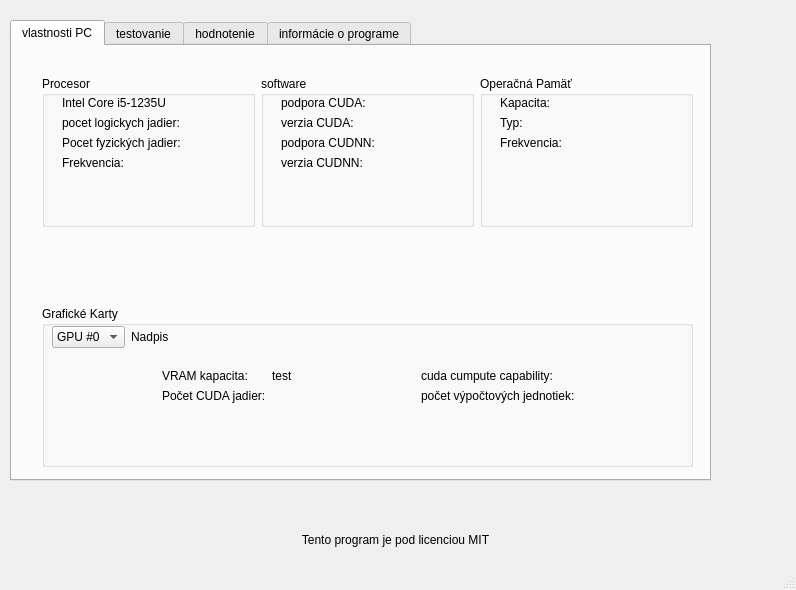
<?xml version="1.0" encoding="UTF-8"?>
<ui version="4.0">
 <class>MainWindow</class>
 <widget class="QMainWindow" name="MainWindow">
  <property name="geometry">
   <rect>
    <x>0</x>
    <y>0</y>
    <width>796</width>
    <height>590</height>
   </rect>
  </property>
  <property name="windowTitle">
   <string>MainWindow</string>
  </property>
  <widget class="QWidget" name="centralwidget">
   <widget class="QTabWidget" name="tabWidget">
    <property name="geometry">
     <rect>
      <x>10</x>
      <y>20</y>
      <width>701</width>
      <height>461</height>
     </rect>
    </property>
    <property name="maximumSize">
     <size>
      <width>731</width>
      <height>481</height>
     </size>
    </property>
    <property name="currentIndex">
     <number>0</number>
    </property>
    <widget class="QWidget" name="vlastnosti">
     <property name="styleSheet">
      <string notr="true"/>
     </property>
     <attribute name="title">
      <string>vlastnosti PC</string>
     </attribute>
     <widget class="QGroupBox" name="GBoxGPU">
      <property name="geometry">
       <rect>
        <x>30</x>
        <y>260</y>
        <width>651</width>
        <height>161</height>
       </rect>
      </property>
      <property name="title">
       <string>Grafické Karty</string>
      </property>
      <widget class="QWidget" name="horizontalLayoutWidget">
       <property name="geometry">
        <rect>
         <x>100</x>
         <y>43</y>
         <width>511</width>
         <height>101</height>
        </rect>
       </property>
       <layout class="QHBoxLayout" name="OUTGPUlayout">
        <item>
         <layout class="QFormLayout" name="INGPUlayout1">
          <property name="leftMargin">
           <number>20</number>
          </property>
          <property name="topMargin">
           <number>20</number>
          </property>
          <property name="rightMargin">
           <number>20</number>
          </property>
          <property name="bottomMargin">
           <number>20</number>
          </property>
          <item row="0" column="0">
           <widget class="QLabel" name="LVRAM">
            <property name="text">
             <string>VRAM kapacita: </string>
            </property>
           </widget>
          </item>
          <item row="1" column="0">
           <widget class="QLabel" name="LCUDAcores">
            <property name="text">
             <string>Počet CUDA jadier:</string>
            </property>
           </widget>
          </item>
          <item row="0" column="1">
           <widget class="QLabel" name="testlabel">
            <property name="text">
             <string>test</string>
            </property>
           </widget>
          </item>
         </layout>
        </item>
        <item>
         <layout class="QFormLayout" name="INGPUlayout2">
          <property name="leftMargin">
           <number>20</number>
          </property>
          <property name="topMargin">
           <number>20</number>
          </property>
          <property name="rightMargin">
           <number>20</number>
          </property>
          <property name="bottomMargin">
           <number>20</number>
          </property>
          <item row="0" column="0">
           <widget class="QLabel" name="LCUDAcomputeCapablity">
            <property name="text">
             <string>cuda cumpute capability:</string>
            </property>
           </widget>
          </item>
          <item row="1" column="0">
           <widget class="QLabel" name="LComputeUnits">
            <property name="text">
             <string>počet výpočtových jednotiek:</string>
            </property>
           </widget>
          </item>
         </layout>
        </item>
       </layout>
      </widget>
      <widget class="QWidget" name="formLayoutWidget_3">
       <property name="geometry">
        <rect>
         <x>10</x>
         <y>20</y>
         <width>641</width>
         <height>25</height>
        </rect>
       </property>
       <layout class="QFormLayout" name="formLayout_8">
        <item row="0" column="1">
         <widget class="QLabel" name="LGPUname">
          <property name="text">
           <string>Nadpis</string>
          </property>
         </widget>
        </item>
        <item row="0" column="0">
         <widget class="QComboBox" name="comboGPU">
          <item>
           <property name="text">
            <string>GPU #0</string>
           </property>
          </item>
         </widget>
        </item>
       </layout>
      </widget>
     </widget>
     <widget class="QWidget" name="horizontalLayoutWidget_2">
      <property name="geometry">
       <rect>
        <x>30</x>
        <y>30</y>
        <width>651</width>
        <height>151</height>
       </rect>
      </property>
      <layout class="QHBoxLayout" name="OUTPARAMS">
       <item>
        <widget class="QGroupBox" name="GBoxCPU">
         <property name="title">
          <string>Procesor</string>
         </property>
         <widget class="QWidget" name="verticalLayoutWidget">
          <property name="geometry">
           <rect>
            <x>20</x>
            <y>20</y>
            <width>181</width>
            <height>111</height>
           </rect>
          </property>
          <layout class="QFormLayout" name="CPUlayout">
           <item row="0" column="0">
            <widget class="QLabel" name="LCPUname">
             <property name="text">
              <string>Intel Core i5-1235U</string>
             </property>
            </widget>
           </item>
           <item row="1" column="0">
            <widget class="QLabel" name="LLCPUlogC">
             <property name="text">
              <string>pocet logickych jadier:</string>
             </property>
            </widget>
           </item>
           <item row="2" column="0">
            <widget class="QLabel" name="LCPUphysC">
             <property name="text">
              <string>Pocet fyzických jadier: </string>
             </property>
            </widget>
           </item>
           <item row="3" column="0">
            <widget class="QLabel" name="LfreqCPU">
             <property name="text">
              <string>Frekvencia: </string>
             </property>
            </widget>
           </item>
          </layout>
         </widget>
        </widget>
       </item>
       <item>
        <widget class="QGroupBox" name="GBoxSW">
         <property name="title">
          <string>software</string>
         </property>
         <property name="flat">
          <bool>false</bool>
         </property>
         <property name="checkable">
          <bool>false</bool>
         </property>
         <widget class="QWidget" name="verticalLayoutWidget_5">
          <property name="geometry">
           <rect>
            <x>20</x>
            <y>20</y>
            <width>181</width>
            <height>111</height>
           </rect>
          </property>
          <layout class="QFormLayout" name="SWlayout">
           <item row="0" column="0">
            <widget class="QLabel" name="LCUDAsup">
             <property name="text">
              <string>podpora CUDA:</string>
             </property>
            </widget>
           </item>
           <item row="1" column="0">
            <widget class="QLabel" name="LCUDAver">
             <property name="text">
              <string>verzia CUDA:</string>
             </property>
            </widget>
           </item>
           <item row="2" column="0">
            <widget class="QLabel" name="LcuDNNsup">
             <property name="text">
              <string>podpora CUDNN:</string>
             </property>
            </widget>
           </item>
           <item row="3" column="0">
            <widget class="QLabel" name="LcuDNNver">
             <property name="text">
              <string>verzia CUDNN:</string>
             </property>
            </widget>
           </item>
          </layout>
         </widget>
        </widget>
       </item>
       <item>
        <widget class="QGroupBox" name="GBoxRAM">
         <property name="title">
          <string>Operačná Pamäť</string>
         </property>
         <widget class="QWidget" name="verticalLayoutWidget_2">
          <property name="geometry">
           <rect>
            <x>20</x>
            <y>20</y>
            <width>171</width>
            <height>111</height>
           </rect>
          </property>
          <layout class="QFormLayout" name="RAMlayout">
           <property name="sizeConstraint">
            <enum>QLayout::SetDefaultConstraint</enum>
           </property>
           <item row="0" column="0">
            <widget class="QLabel" name="LRAMtotal">
             <property name="text">
              <string>Kapacita:  </string>
             </property>
            </widget>
           </item>
           <item row="1" column="0">
            <widget class="QLabel" name="LRAMtype">
             <property name="text">
              <string>Typ: </string>
             </property>
            </widget>
           </item>
           <item row="2" column="0">
            <widget class="QLabel" name="LRAMfreq">
             <property name="text">
              <string>Frekvencia:</string>
             </property>
            </widget>
           </item>
          </layout>
         </widget>
        </widget>
       </item>
      </layout>
     </widget>
    </widget>
    <widget class="QWidget" name="test">
     <attribute name="title">
      <string>testovanie</string>
     </attribute>
     <widget class="QGroupBox" name="GBoxtraining">
      <property name="geometry">
       <rect>
        <x>20</x>
        <y>20</y>
        <width>401</width>
        <height>191</height>
       </rect>
      </property>
      <property name="title">
       <string>Benchmark treningu</string>
      </property>
      <widget class="QWidget" name="formLayoutWidget">
       <property name="geometry">
        <rect>
         <x>10</x>
         <y>20</y>
         <width>361</width>
         <height>151</height>
        </rect>
       </property>
       <layout class="QFormLayout" name="realtimelayout">
        <item row="0" column="0">
         <widget class="QLabel" name="Ldevice">
          <property name="text">
           <string>Zariadenie: </string>
          </property>
         </widget>
        </item>
        <item row="0" column="1">
         <widget class="QComboBox" name="combBDev">
          <item>
           <property name="text">
            <string>CPU</string>
           </property>
          </item>
          <item>
           <property name="text">
            <string>GPU</string>
           </property>
          </item>
         </widget>
        </item>
        <item row="1" column="0">
         <spacer name="verticalSpacer_3">
          <property name="orientation">
           <enum>Qt::Vertical</enum>
          </property>
          <property name="sizeHint" stdset="0">
           <size>
            <width>20</width>
            <height>40</height>
           </size>
          </property>
         </spacer>
        </item>
        <item row="2" column="0">
         <widget class="QLabel" name="Lcas">
          <property name="text">
           <string>čas: </string>
          </property>
         </widget>
        </item>
        <item row="3" column="1">
         <widget class="QPushButton" name="run">
          <property name="text">
           <string>Spustiť test</string>
          </property>
         </widget>
        </item>
        <item row="4" column="0">
         <widget class="QLabel" name="Lvysledok">
          <property name="text">
           <string>vysledok:</string>
          </property>
         </widget>
        </item>
        <item row="3" column="0">
         <widget class="QProgressBar" name="progressBar">
          <property name="value">
           <number>24</number>
          </property>
         </widget>
        </item>
       </layout>
      </widget>
     </widget>
     <widget class="QGroupBox" name="GBox">
      <property name="geometry">
       <rect>
        <x>20</x>
        <y>220</y>
        <width>401</width>
        <height>191</height>
       </rect>
      </property>
      <property name="title">
       <string>Inferenčný benchmark</string>
      </property>
     </widget>
    </widget>
    <widget class="QWidget" name="hodnotenie">
     <attribute name="title">
      <string>hodnotenie</string>
     </attribute>
     <widget class="QWidget" name="verticalLayoutWidget_3">
      <property name="geometry">
       <rect>
        <x>60</x>
        <y>50</y>
        <width>601</width>
        <height>331</height>
       </rect>
      </property>
      <layout class="QFormLayout" name="Gradelayout">
       <item row="0" column="0">
        <widget class="QLabel" name="LCPUgrade">
         <property name="text">
          <string>CPU známka:</string>
         </property>
        </widget>
       </item>
       <item row="1" column="0">
        <widget class="QLabel" name="LGPUgrade">
         <property name="text">
          <string>GPU známka:</string>
         </property>
        </widget>
       </item>
       <item row="2" column="0">
        <widget class="QLabel" name="LRAMgrade">
         <property name="text">
          <string>RAM známka:</string>
         </property>
        </widget>
       </item>
       <item row="8" column="0">
        <widget class="QLabel" name="Lrecommend">
         <property name="text">
          <string>odporučanie:</string>
         </property>
        </widget>
       </item>
       <item row="9" column="0">
        <widget class="QLabel" name="LtotalGrade">
         <property name="text">
          <string>Celkové hodnotenie PC:</string>
         </property>
        </widget>
       </item>
       <item row="7" column="0">
        <spacer name="verticalSpacer">
         <property name="orientation">
          <enum>Qt::Vertical</enum>
         </property>
         <property name="sizeHint" stdset="0">
          <size>
           <width>20</width>
           <height>40</height>
          </size>
         </property>
        </spacer>
       </item>
      </layout>
     </widget>
     <widget class="QPushButton" name="buttonGrade">
      <property name="geometry">
       <rect>
        <x>320</x>
        <y>400</y>
        <width>93</width>
        <height>28</height>
       </rect>
      </property>
      <property name="text">
       <string>Ohodnotiť</string>
      </property>
     </widget>
    </widget>
    <widget class="QWidget" name="info">
     <attribute name="title">
      <string>informácie o programe</string>
     </attribute>
     <widget class="QWidget" name="verticalLayoutWidget_4">
      <property name="geometry">
       <rect>
        <x>30</x>
        <y>40</y>
        <width>651</width>
        <height>391</height>
       </rect>
      </property>
      <layout class="QVBoxLayout" name="infolayout">
       <item>
        <widget class="QLabel" name="Linfo1">
         <property name="text">
          <string>&lt;html&gt;&lt;head/&gt;&lt;body&gt;&lt;p&gt;Tento program je mojou prácou pre Stredoškolskú odbornú činnosť, v kategorii hardware.&lt;/p&gt;&lt;p&gt;program má za úlohu získať kľúčové parametre počítača pre prácu s umelou inteligenciou&lt;/p&gt;&lt;p&gt;a na základe týchto parametrov program ohodnotí vhodnosť počítača.&lt;/p&gt;&lt;p&gt;program dokonca odporučí čo by bolo najlepšie vylepšiť pre PC.&lt;/p&gt;&lt;p&gt;&lt;br/&gt;&lt;/p&gt;&lt;p&gt;Tak tiež môže uživateľ spustiť benchmarkový test ktorý spustí trenovanie modelu,&lt;/p&gt;&lt;p&gt;ResNet50 pomocou syntetického datasetu v nastavitelných velkostiach dát. &lt;/p&gt;&lt;/body&gt;&lt;/html&gt;</string>
         </property>
        </widget>
       </item>
       <item>
        <spacer name="verticalSpacer_2">
         <property name="orientation">
          <enum>Qt::Vertical</enum>
         </property>
         <property name="sizeHint" stdset="0">
          <size>
           <width>20</width>
           <height>40</height>
          </size>
         </property>
        </spacer>
       </item>
      </layout>
     </widget>
    </widget>
   </widget>
   <widget class="QLabel" name="Llicence">
    <property name="geometry">
     <rect>
      <x>0</x>
      <y>530</y>
      <width>791</width>
      <height>20</height>
     </rect>
    </property>
    <property name="text">
     <string>&lt;html&gt;&lt;head/&gt;&lt;body&gt;&lt;p align=&quot;center&quot;&gt;Tento program je pod licenciou MIT&lt;/p&gt;&lt;/body&gt;&lt;/html&gt;</string>
    </property>
   </widget>
  </widget>
  <widget class="QMenuBar" name="menubar">
   <property name="geometry">
    <rect>
     <x>0</x>
     <y>0</y>
     <width>796</width>
     <height>26</height>
    </rect>
   </property>
  </widget>
  <widget class="QStatusBar" name="statusbar"/>
 </widget>
 <resources/>
 <connections/>
</ui>
